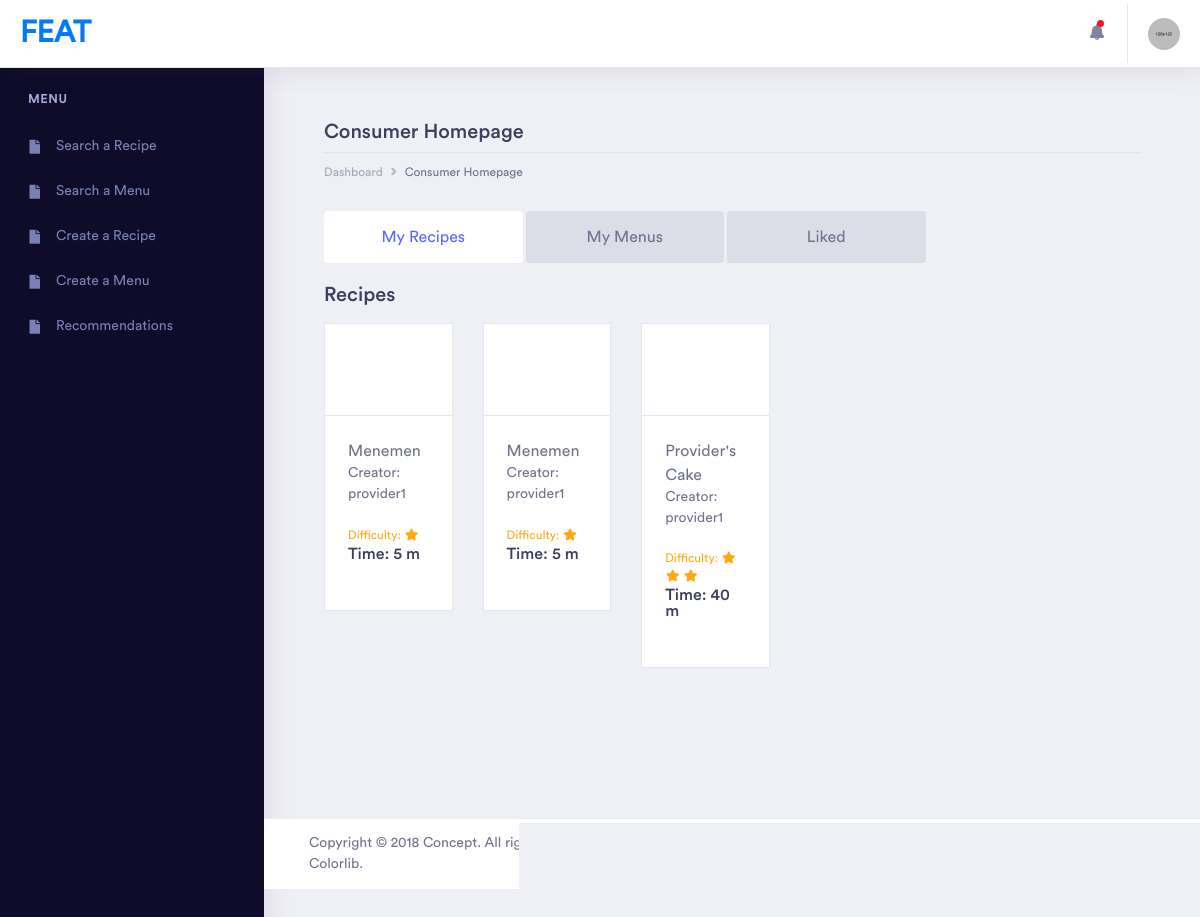
Page /home (signed in) on the committed database.
### feat/models.py (models this page shows, shortened)
class Recipe(models.Model):
    print('rrrr')
    title = models.TextField(max_length=40, null=False)
    ingredients = models.TextField(max_length=10000, null=False)
    nutritional_value = models.TextField(max_length=1000, null=False)
    description = models.TextField(max_length=3000, null=False)
    instructions = models.TextField(max_length=3000, null=False)
    image_link = models.URLField(max_length=300, null=False, blank=False, default="https://raw.githubusercontent.com/heobu/swe573/feature/posts-like-dislike-follow/feat/static/assets/images/eco-slider-img-1.jpg")
    created_by = models.ForeignKey(User, on_delete=models.CASCADE, null=False, related_name="recipe_creator")
    created_at = models.DateTimeField(auto_now_add=True)
    difficulty = models.IntegerField(null=False)
    prepared_in = models.IntegerField(null=False)
    view_number = models.IntegerField(null=False, default=0)

class User(AbstractUser):
    is_consumer = models.BooleanField(default=False)
    is_provider = models.BooleanField(default=False)

### feat/views.py (the view)
# urls.py: path('home', UserHomeView.as_view(), name="user_home"),
class UserHomeView(LoginRequiredMixin, TemplateView):
    def get(self, request):
        username = request.user.username
        recipes = Recipe.objects.filter(created_by__username=username).order_by('created_at').reverse()
        menus = Menu.objects.filter(created_by__username=username).order_by('created_at').reverse()
        rlikes = Recipe.objects.filter(recipelike__cprofiles__user_id=request.user.id).order_by('created_at').reverse()[:10]
        mlikes = Menu.objects.filter(menulike__cprofiles__user_id=request.user.id).order_by('created_at').reverse()[:10]
        return render(request, "user_home.html", {'recipes': recipes, 'menus': menus, 'rlikes': rlikes, 'mlikes': mlikes})

### feat/templatetags/recipe_filter.py (called while the page is built)
@register.filter
def times(n):
    return range(n)

### templates/user_home.html (shortened to what this page needs)
{% extends 'base.html' %}
{% load static %}
{% load recipe_filter %}
{% block content %}
    <div class="influence-profile">
        <div class="container-fluid dashboard-content ">
            <div class="row">
                <div class="col-xl-12 col-lg-12 col-md-12 col-sm-12 col-12">
                    <div class="page-header">
                        <h3 class="mb-2">Consumer Homepage </h3>
                        <div class="page-breadcrumb">
                            <nav aria-label="breadcrumb">
                                <ol class="breadcrumb">
                                    <li class="breadcrumb-item"><a href="#" class="breadcrumb-link">Dashboard</a></li>
                                    <li class="breadcrumb-item active" aria-current="page">Consumer Homepage</li>
                                </ol>
                            </nav>
                        </div>
                    </div>
                </div>
            </div>
            <div class="row">
                <div class="col-xl-9 col-lg-9 col-md-7 col-sm-12 col-12">
                    <div class="influence-profile-content pills-regular">
                        <ul class="nav nav-pills mb-3 nav-justified" id="pills-tab" role="tablist">
                            <li class="nav-item">
                                <a class="nav-link active" id="pills-recipes-tab" data-toggle="pill" href="#pills-recipes" role="tab" aria-controls="pills-recipes" aria-selected="true">My Recipes</a>
                            </li>
                            <li class="nav-item">
                                <a class="nav-link" id="pills-menus-tab" data-toggle="pill" href="#pills-menus" role="tab" aria-controls="pills-menus" aria-selected="true">My Menus</a>
                            </li>
                            <li class="nav-item">
                                <a class="nav-link" id="pills-campaign-tab" data-toggle="pill" href="#pills-campaign" role="tab" aria-controls="pills-campaign" aria-selected="true">Liked</a>
                            </li>
                        </ul>
                        <div class="tab-content" id="pills-tabContent">
                            <div class="tab-pane fade show active" id="pills-recipes" role="tabpanel" aria-labelledby="pills-recipes-tab">
                                <div class="section-block">
                                    <h3 class="section-title">Recipes</h3>
                                </div>
                                <div class="row">
                                    <div class="col-xl-9 col-lg-8 col-md-8 col-sm-12 col-12">
                                        <div class="row">
                                            {% for post in recipes %}
                                                <div class="col-xl-4 col-lg-6 col-md-12 col-sm-12 col-12">
                                                    <div class="product-thumbnail">
                                                        <div class="product-img-head">
                                                            <div class="product-img">
                                                                <img src={{ post.image_link }} alt="" class="img-fluid"></div>
                                                        </div>
                                                        <div class="product-content">
                                                            <div class="product-content-head">
                                                                <a href="/recipe/detail/{{ post.id }}" class="product-title">{{ post.title }}</a>
                                                                <p>Creator: {{ post.created_by.username }}</p>
                                                                <div class="product-rating d-inline-block">
                                                                    Difficulty:
                                                                    {% for i in post.difficulty|times %}
                                                                        <i class="fa fa-fw fa-star"></i>
                                                                    {% endfor %}
                                                                </div>
                                                                <div class="product-price">Time: {{ post.prepared_in }} m</div>
                                                            </div>
                                                        </div>
                                                    </div>
                                                </div>
                                            {% endfor %}
                                        </div>
                                    </div>
                                </div>
                            </div>
                        </div>
                    </div>
                </div>
            </div>
        </div>
    </div>
{% endblock %}

### rows in the picture
Recipe: title "Menemen", created_by.username "provider1", difficulty 1 (drawn), prepared_in "5"
Recipe: title "Menemen", created_by.username "provider1", difficulty 1 (drawn), prepared_in "5"
Recipe: title "Provider's Cake", created_by.username "provider1", difficulty 3 (drawn), prepared_in "40"
